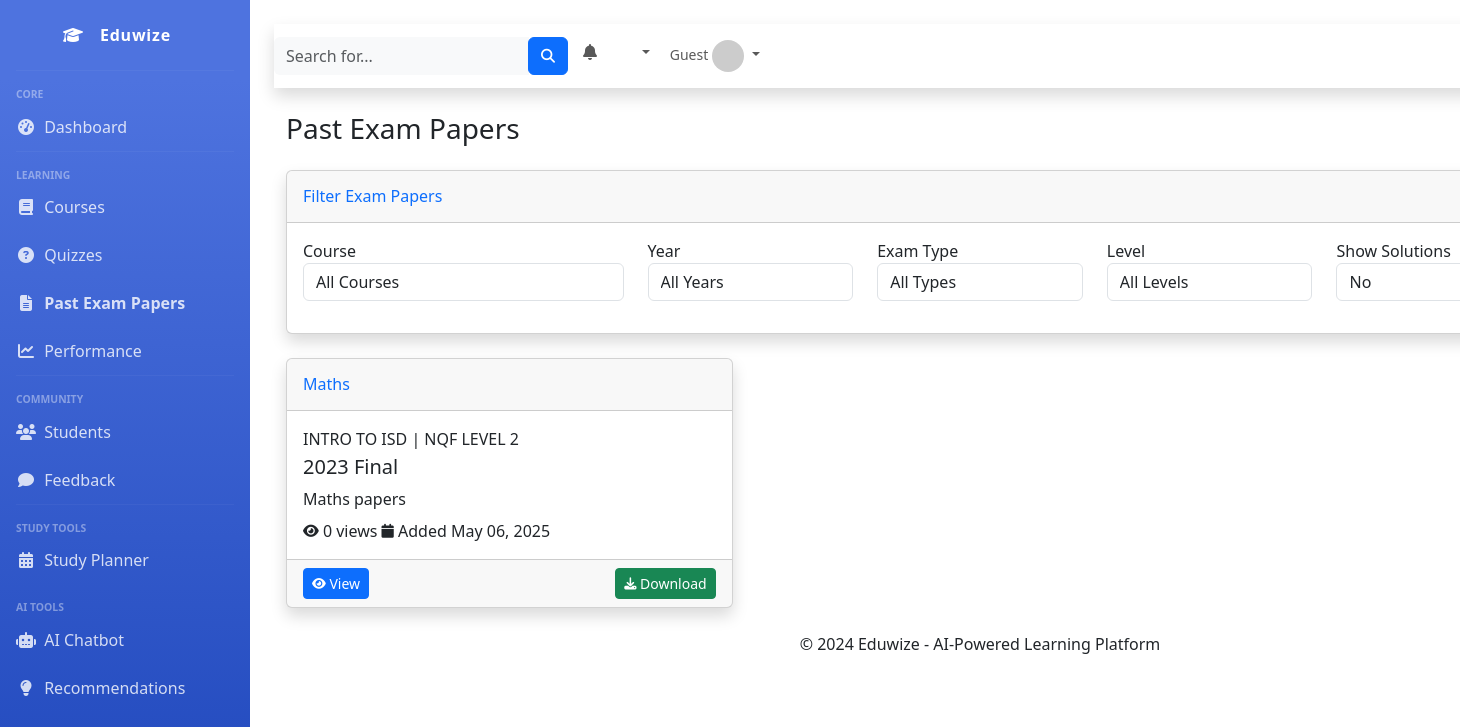
Screenshot of /exam-papers/ with the database file from the repository.
### eduwize_app/models.py (models this page shows, shortened)
class ExamPaper(models.Model):
    title = models.CharField(max_length=100)
    description = models.TextField()
    file = models.FileField(upload_to='exam_papers/')
    course = models.ForeignKey(Course, on_delete=models.CASCADE, related_name='exam_papers')
    year = models.PositiveIntegerField(help_text="The year of the exam paper (e.g., 2023)")
    exam_type = models.CharField(max_length=50, help_text="Type of exam (e.g., Midterm, Final, Mock)")
    level = models.CharField(
        max_length=5,
        choices=StudyLevelChoices.choices,
        help_text="The study level this exam paper is for"
    )
    is_solution = models.BooleanField(default=False, help_text="Is this a solution paper?")
    related_paper = models.ForeignKey('self', on_delete=models.SET_NULL, null=True, blank=True,
                                     related_name='solutions', help_text="If this is a solution, link to the original paper")
    views = models.PositiveIntegerField(default=0)
    created_at = models.DateTimeField(auto_now_add=True)
    updated_at = models.DateTimeField(auto_now=True)
    class Meta:
        ordering = ['-year', 'exam_type']
        verbose_name = "Exam Paper"
        verbose_name_plural = "Exam Papers"

class Course(models.Model):
    name = models.CharField(max_length=50)
    description = models.TextField()
    level = models.CharField(
        max_length=5,
        choices=StudyLevelChoices.choices
    )
    thumbnail = models.ImageField(upload_to='course_thumbnails/', null=True, blank=True)
    duration = models.CharField(max_length=10)
    prerequisites = models.ManyToManyField('self', blank=True, symmetrical=False)
    tags = models.ManyToManyField('Tags', blank=True)
    created_at = models.DateTimeField(auto_now_add=True)
    updated_at = models.DateTimeField(auto_now=True)

### eduwize_app/views.py (the view)
# urls.py: path('exam-papers/', views.ExamPaperListView.as_view(), name='exam-papers-list'),
class ExamPaperListView(ListView):
    model = ExamPaper
    template_name = 'eduwize_app/exam_paper_list.html'
    context_object_name = 'exam_papers'
    paginate_by = 10
    def get_queryset(self):
        queryset = super().get_queryset()
        course_id = self.request.GET.get('course')
        if course_id:
            queryset = queryset.filter(course_id=course_id)
        year = self.request.GET.get('year')
        if year:
            queryset = queryset.filter(year=year)
        exam_type = self.request.GET.get('exam_type')
        if exam_type:
            queryset = queryset.filter(exam_type=exam_type)
        level = self.request.GET.get('level')
        if level:
            queryset = queryset.filter(level=level)
        show_solutions = self.request.GET.get('show_solutions')
        if not show_solutions or show_solutions.lower() != 'true':
            queryset = queryset.filter(is_solution=False)
        return queryset
    def get_context_data(self, **kwargs):
        context = super().get_context_data(**kwargs)
        context['courses'] = Course.objects.all()
        context['years'] = ExamPaper.objects.values_list('year', flat=True).distinct().order_by('-year')
        context['exam_types'] = ExamPaper.objects.values_list('exam_type', flat=True).distinct()
        context['levels'] = StudyLevelChoices.choices
        context['current_filters'] = {
            'course': self.request.GET.get('course', ''),
            'year': self.request.GET.get('year', ''),
            'exam_type': self.request.GET.get('exam_type', ''),
            'level': self.request.GET.get('level', ''),
            'show_solutions': self.request.GET.get('show_solutions', 'false'),
        }
        context['is_admin'] = is_admin(self.request.user)
        return context

### eduwize_app/views.py (called while the page is built)
def is_admin(user):
    return user.is_authenticated and (user.is_staff or user.is_superuser)

### eduwize_app/templates/eduwize_app/exam_paper_list.html (shortened to what this page needs)
{% extends 'eduwize_app/base_generic.html' %}
{% load static %}
{% block content %}
<div class="d-sm-flex align-items-center justify-content-between mb-4">
    <h1 class="h3 mb-0 text-gray-800">Past Exam Papers</h1>
</div>
<div class="card shadow mb-4">
    <div class="card-header py-3">
        <h6 class="m-0 font-weight-bold text-primary">Filter Exam Papers</h6>
    </div>
    <div class="card-body">
        <form method="get" class="row">
            <div class="col-md-3 mb-3">
                <label for="course">Course</label>
                <select name="course" id="course" class="form-control">
                    <option value="">All Courses</option>
                </select>
            </div>
            <div class="col-md-2 mb-3">
                <label for="year">Year</label>
                <select name="year" id="year" class="form-control">
                    <option value="">All Years</option>
                </select>
            </div>
            <div class="col-md-2 mb-3">
                <label for="exam_type">Exam Type</label>
                <select name="exam_type" id="exam_type" class="form-control">
                    <option value="">All Types</option>
                </select>
            </div>
            <div class="col-md-2 mb-3">
                <label for="level">Level</label>
                <select name="level" id="level" class="form-control">
                    <option value="">All Levels</option>
                </select>
            </div>
            <div class="col-md-2 mb-3">
                <label for="show_solutions">Show Solutions</label>
                <select name="show_solutions" id="show_solutions" class="form-control">
                    <option value="false" {% if current_filters.show_solutions == 'false' %}selected{% endif %}>No</option>
                </select>
            </div>
        </form>
    </div>
</div>
<div class="row">
    {% for paper in exam_papers %}
    <div class="col-xl-4 col-md-6 mb-4">
        <div class="card shadow h-100 {% if paper.is_solution %}border-success{% endif %}">
            <div class="card-header py-3 d-flex flex-row align-items-center justify-content-between">
                <h6 class="m-0 font-weight-bold text-primary">{{ paper.title }}</h6>
            </div>
            <div class="card-body">
                <div class="row no-gutters align-items-center">
                    <div class="col mr-2">
                        <div class="text-xs font-weight-bold text-uppercase mb-1">
                            {{ paper.course.name }} | {{ paper.get_level_display }}
                        </div>
                        <div class="h5 mb-0 font-weight-bold text-gray-800">{{ paper.year }} {{ paper.exam_type }}</div>
                        <div class="mt-2 text-gray-600">{{ paper.description|truncatechars:100 }}</div>
                        <div class="mt-2 text-xs text-gray-500">
                            <i class="fas fa-eye fa-sm"></i> {{ paper.views }} views
                            <span class="ml-2"><i class="fas fa-calendar fa-sm"></i> Added {{ paper.created_at|date:"M d, Y" }}</span>
                        </div>
                    </div>
                </div>
            </div>
            <div class="card-footer">
                <div class="d-flex justify-content-between align-items-center">
                    <a href="{% url 'eduwize_app:exam-papers-detail' paper.id %}" class="btn btn-sm btn-primary">
                         View
                    </a>
                    <div>
                        <a href="{{ paper.file.url }}" class="btn btn-sm btn-success" target="_blank">
                             Download
                        </a>
                    </div>
                </div>
            </div>
        </div>
    </div>
    {% endfor %}
</div>
{% endblock %}

### rows the page displays
ExamPaper: title "Maths", course.name "INTRO TO ISD", level "NQF LEVEL 2", year "2023", exam_type "Final", description "Maths papers", views "0", created_at "May 06, 2025"
